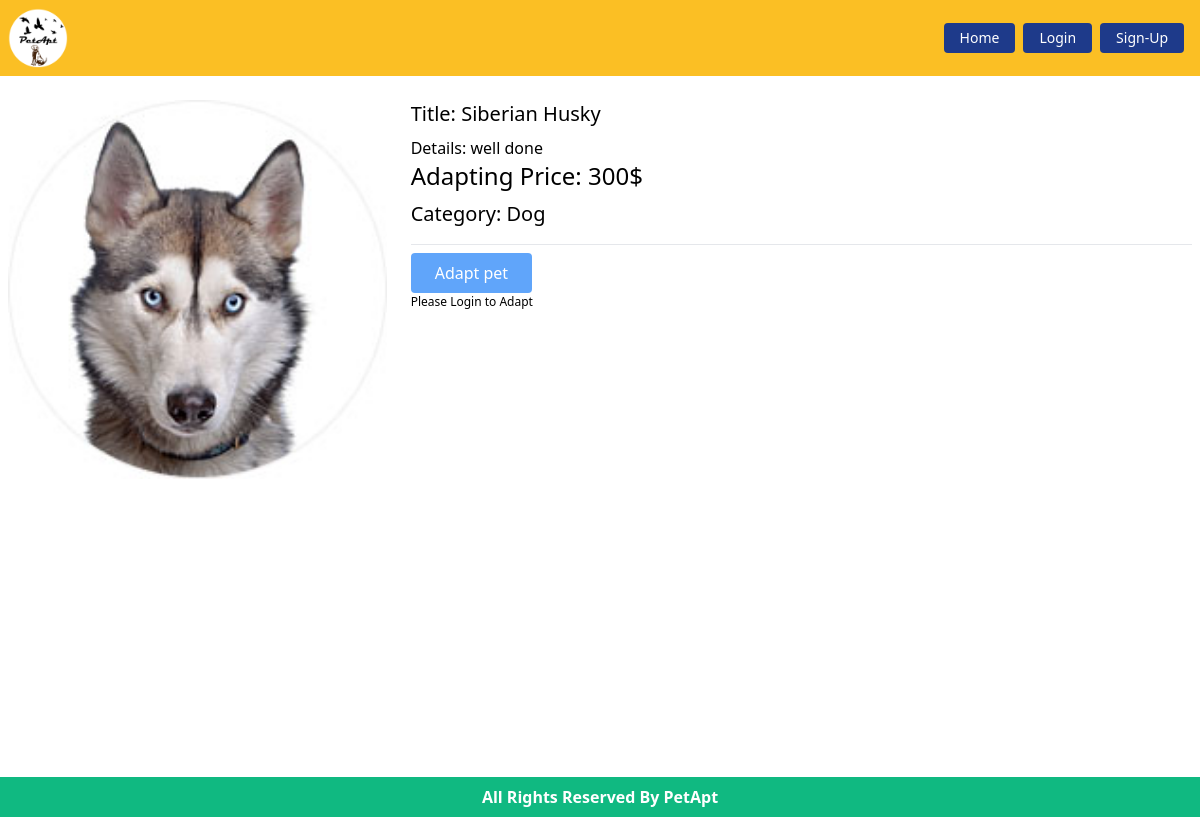
The page /user/pet-details/1 on the database as committed earlier.
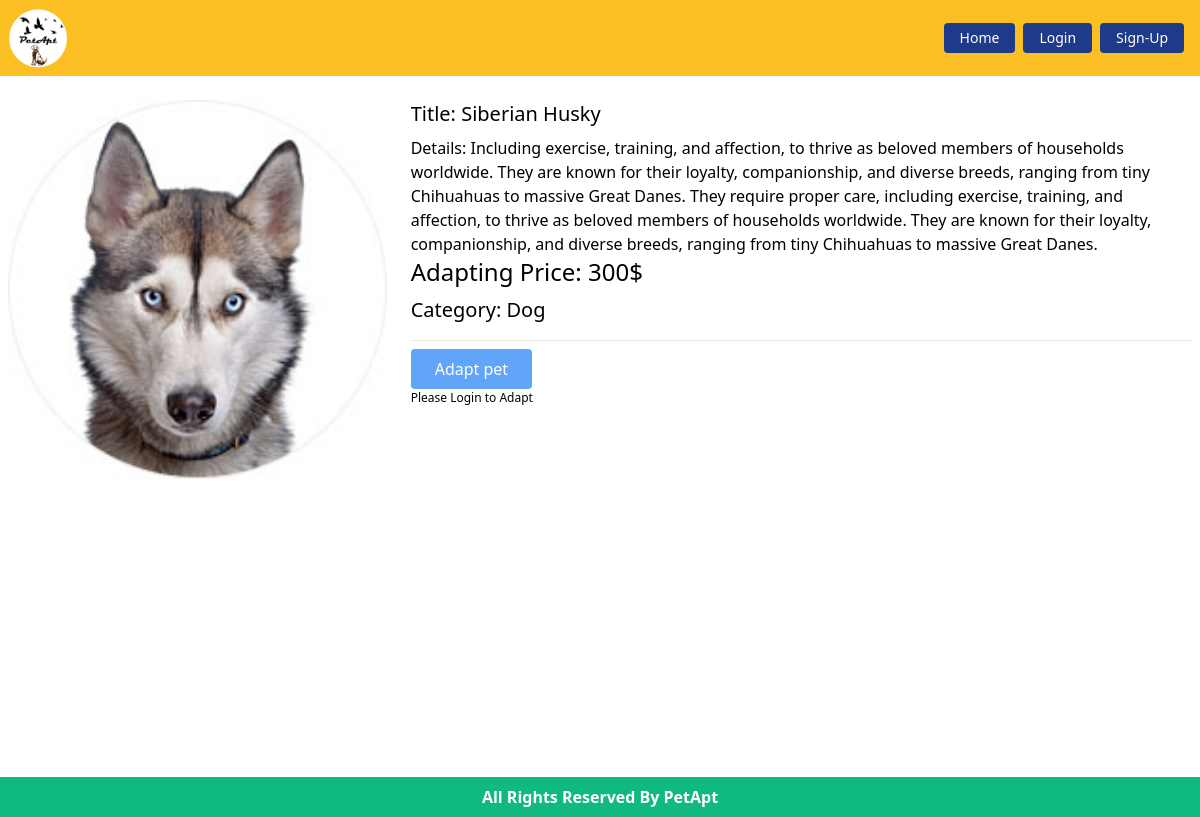
The same page on the database as committed later.
### Pets/models.py (models this page shows, shortened)
class Pet(models.Model):
    image = models.ImageField(upload_to='pets/media/images/')
    title = models.CharField(max_length = 40)
    description = models.TextField()
    adapt_price = models.IntegerField()
    category = models.ForeignKey(PetCategory, on_delete=models.CASCADE)

class PetCategory(models.Model):
    name = models.CharField(max_length=30)
    slug = models.SlugField(max_length=80)
    def __str__(self):
        return self.name

### Pets/views.py (the view, shortened to what this page needs)
# urls.py: path('pet-details/<int:id>', PetDetails.as_view(), name='petDetails')
class PetDetails(DetailView):
    model = Pet
    template_name = 'pet.html'
    pk_url_kwarg = 'id'
    def get_context_data(self, **kwargs):
        context = super().get_context_data(**kwargs)
        all_feedback = self.object.feedbacks.all()
        review_form = FeedbackForm()
        context['reviews'] = all_feedback
        context['review_form'] = review_form
        return context

### Pets/templates/pet.html (shortened to what this page needs)
{% extends 'base.html' %}
{% load static %}
{% block content %}
<div class="pet-card pt-2">
    <div class="md:grid grid-cols-3 gap-6">
        <div>
            <img src={{pet.image.url}} alt="pet" class="w-full">
        </div>
        <div class="col-span-2">
            <p class="text-xl pb-2">Title: {{pet.title}}</p>
            <p>Details: {{pet.description}}</p>
            <p class="text-2xl pb-2">Adapting Price: {{pet.adapt_price}}$</p>
            <p class="text-xl pb-2">Category: {{pet.category}}</p>
            <hr class="my-2">
            {% if user.is_authenticated %}
            <a href="{% url 'adaptpet' pet.id %}"
                class="rounded text-white hover:bg-green-500 border bg-green-400 px-6 py-2 inline-block">
                Adapt pet
            </a>
            {% else %}
            <button class="rounded text-white bg-blue-400 px-6 py-2 inline-block">Adapt
                pet
            </button>
            <p style="font-size: 12px;">Please Login to Adapt</p>
            {% endif %}
        </div>
    </div>
</div>
{% endblock %}

Rows that differ between the two databases and show on the page:
changed Pet "Siberian Husky": description "well done" → "Including exercise, training, and affection, to thrive as beloved members of households worldwide. They are known for their loyalty, companionship, and diverse breeds, ranging from tiny Chihuahuas to massive Great Danes. They require proper care, including exercise, training, and affection, to thrive as beloved members of households worldwide. They are known for their loyalty, companionship, and diverse breeds, ranging from tiny Chihuahuas to massive Great Danes."
